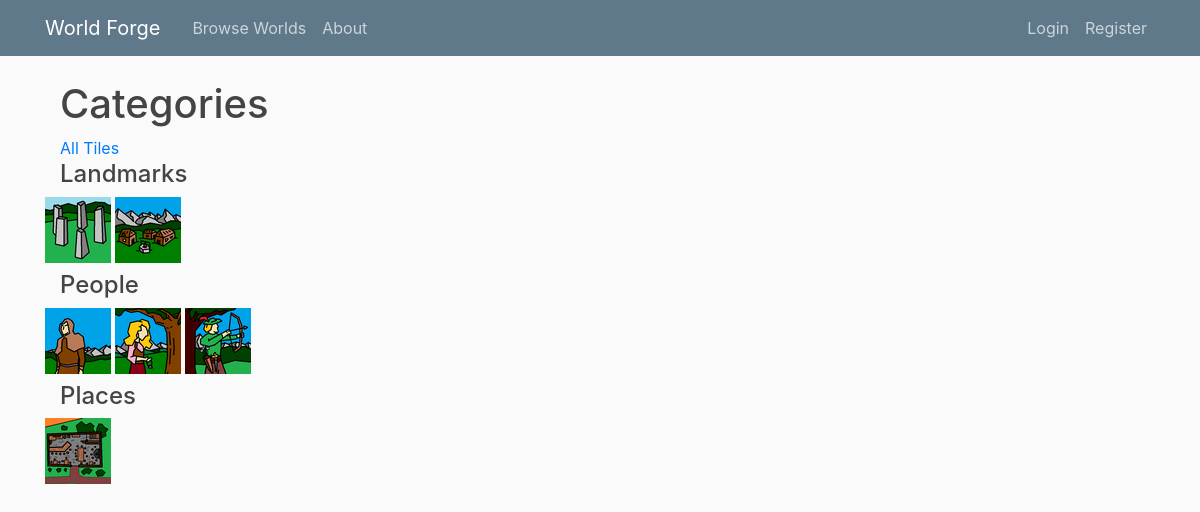
Page /forge/jacristi/PaintWorld/categories/ on the committed database.
### forge/models.py (models this page shows, shortened)
class Category(models.Model): # Tile will be the initial, default Category of Things
    name = models.CharField(max_length=100, validators=[validate_name,])
    description = models.TextField(blank=True)
    story = models.TextField(blank=True)
    world = models.ForeignKey(World, on_delete=models.CASCADE)
    creator = models.ForeignKey(User, on_delete=models.CASCADE)
    tile = models.ManyToManyField(Tile, blank=True) #Named incorrectly should be plural tiles, not singular tile
    created_tile_name = None
    str_name = models.CharField(max_length=200, blank=True)
    class Meta:
        ordering = ('str_name',)
        verbose_name_plural = "categories"
        unique_together= (('creator', 'world', 'name'),)

class Thing(models.Model):
    name = models.CharField(max_length=100, validators=[validate_name,])
    description = models.TextField(blank=True)
    story = models.TextField(blank=True)
    category = models.ForeignKey(Category, on_delete=models.CASCADE, blank=False)
    world = models.ForeignKey(World, on_delete=models.CASCADE)
    creator = models.ForeignKey(User, on_delete=models.CASCADE)
    image = models.ImageField(default='default_thing.jpg', upload_to='thing_images')
    image_thumb = models.ImageField(default='default_thing_thumb.jpg', upload_to='thing_images/thumbs')
    image_credit = models.CharField(max_length=120, blank=True)
    tiles = models.ManyToManyField(Tile, blank=True)
    created_tile_name = None
    str_name = models.CharField(max_length=200, blank=True)
    class Meta:
        ordering = ('str_name',)
        unique_together= (('creator', 'world', 'name', 'category'),)

### forge/views.py (the view)
# urls.py: url(r'^(?P<username>[A-Za-z0-9]+)/(?P<world_name>[^\\]+)/categories/$', views.category_index, name='category_index'),
def category_index(request, username, world_name):
    user_obj = User.objects.get(username=username)
    world = World.objects.get(creator=user_obj, name=world_name)
    categories = Category.objects.filter(creator=user_obj, world=world)
    things = Thing.objects.filter(creator=user_obj, world=world)
    is_user = True if request.user == user_obj else False
    context = {
        'is_user': is_user,
        'user_obj':user_obj,
        'world': world,
        'categories': categories,
        'things': things,
        }
    return render(request, 'forge/category_index.html', context)

### forge/templates/forge/category_index.html (shortened to what this page needs)
{% extends 'forge/base.html' %}
{% load static %}
{% block content %}
{% if world.is_public or is_user %}
  <div class='container'>
    <h1> Categories </h1>
    <a href="{% url 'world_detail' user_obj.username world.name %}">All Tiles</a>
  </div>
  {% for category in categories %}
  <div class="container mb-1 mr-1">
    <a href="{% url 'category_detail' user_obj.username world.name category.name %}">
        <h4>{{ category.name }}</h4>
    </a>
    <div class="row">
    {% for thing in things %}
      {% if thing.category == category %}
      <div class="mb-1 mr-1">
        <a href="{% url 'thing_detail' user_obj.username world.name category.name thing.name %}">
          <img src="{{ thing.image_thumb.url }}" title="{{ thing.name }}">
        </a>
      </div>
      {% endif %}
    {% endfor %}
    </div>
  </div>
{% endfor %}
{% else %}
<h2> This world is set to private</h2>
{% endif %}
{% endblock %}

### forge/static/forge/main.css (style rules this page uses)
body { background: #fafafa; color: #333333; margin-top: 5rem; }
h1, h2, h3, h4, h5, h6 { color: #444444; }

### rows in the picture
Category: name "Landmarks"
Thing: image_thumb (picture)
Thing: image_thumb (picture)
Category: name "People"
Thing: image_thumb (picture)
Thing: image_thumb (picture)
Thing: image_thumb (picture)
Category: name "Places"
Thing: image_thumb (picture)
